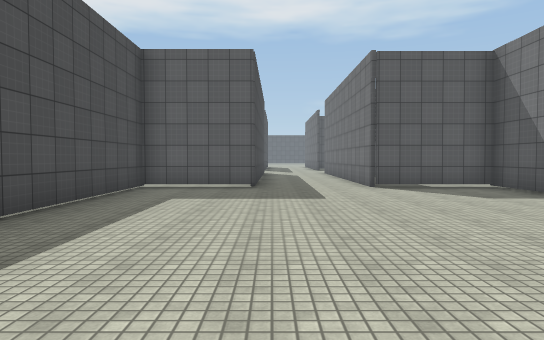
view 1 (above)

13 first-person views from a walk through a scene from a Unity 3-D project. The camera is 1.4 m above the floor, tilts 2° down and sees 75° across. The floor is counted in squares, 2 m on a side. Each view is taken from the middle of a square. On the plan, view 1 faces up. The plan holds only what a view shows up to about 11 squares ahead; the rest is blank. The place goes on beyond the plan. Surface patterns are stand-ins for the level's own textures.

view 2
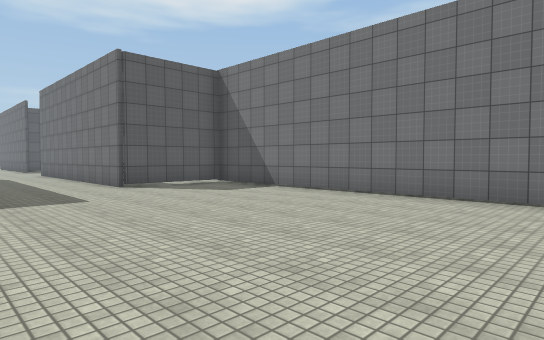

view 3
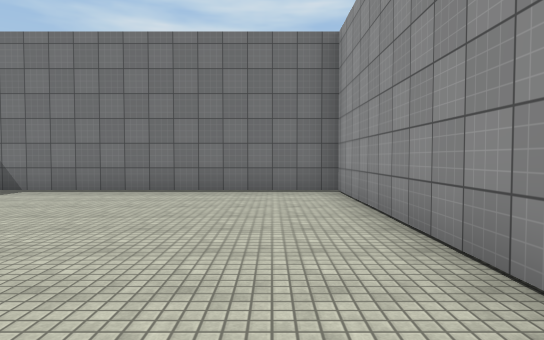

view 4
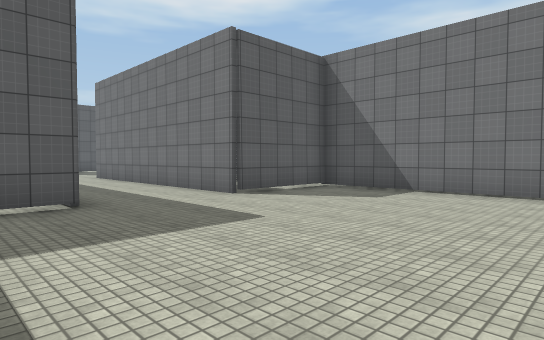

view 5
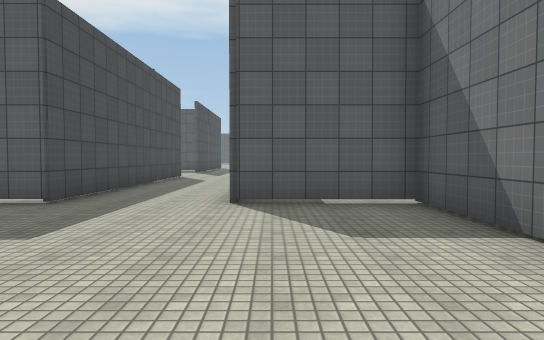

view 6
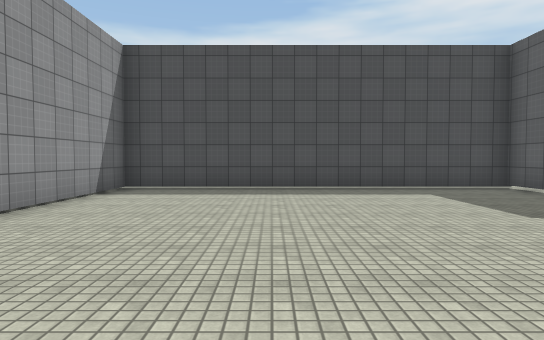

view 7
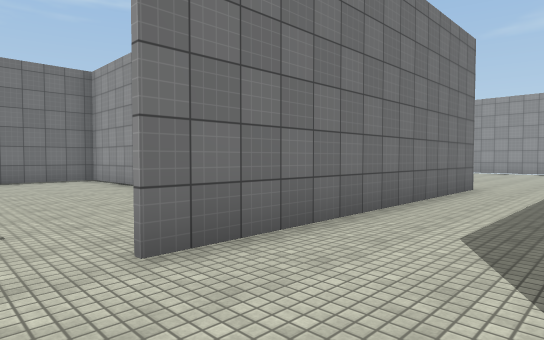

view 8
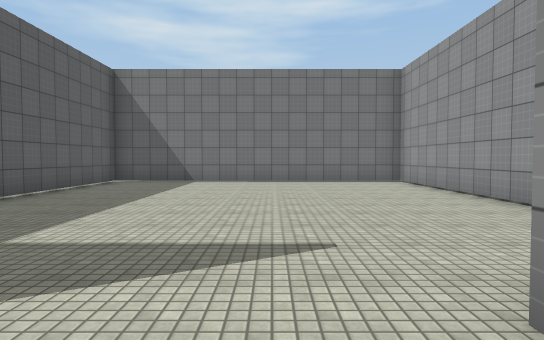

view 9
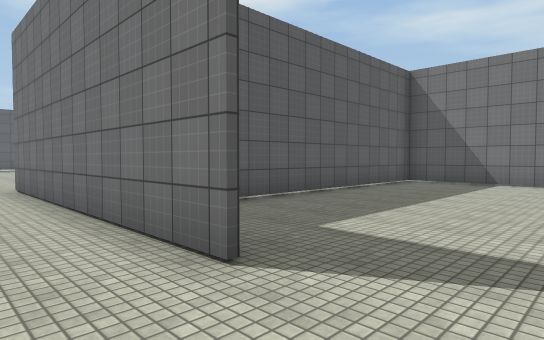

view 10
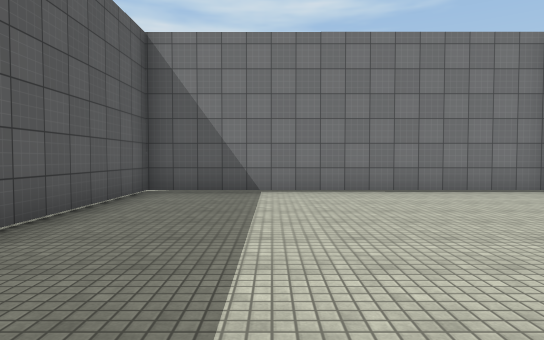

view 11
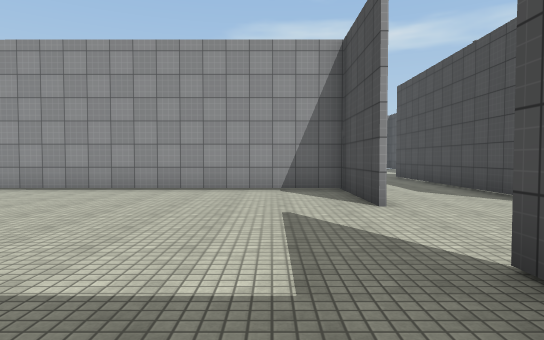

view 12
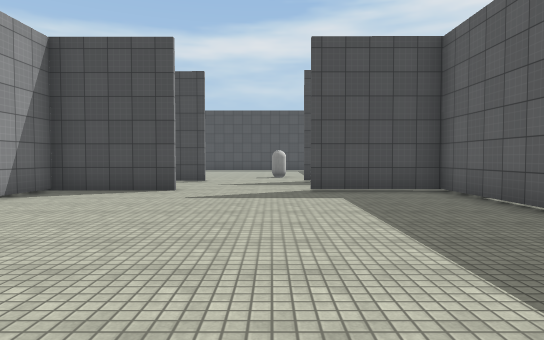

view 13
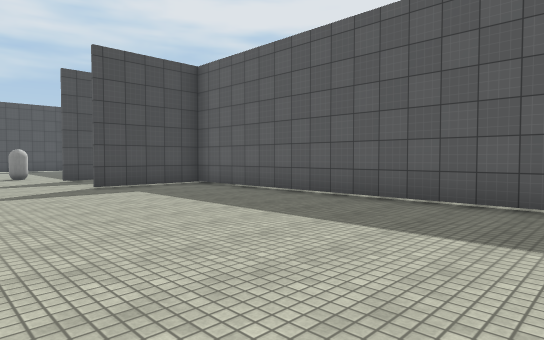

### Floor plan
Points are (right, up) in squares from view 1. A wall is a line through its corners. A room is listed if a view was taken in it or the views show most of it. See-through windows are left out.
Room 1 (views 1, 2, 3, 4, 5, 6)
walls: (-0.3, 16.1) (-0.4, 8.3) (-3.1, 8.3) (-3.1, -0.4) (5.2, -0.4) (5.2, 8.3) (2.3, 8.3) (2.4, 16)
ways out: opening at (1, 15) to room 2
Room 2 (views 7, 8, 9, 10, 11, 12, 13)
walls: (2.4, 18.8) (2.4, 23.5); (2.5, 16) (2.5, 13.3) (11.2, 13.3) (11.2, 21.6) (2.5, 21.6) (2.5, 18.8); (-0.3, 19.9) (-0.3, 18.9)
ways out: opening at (1, 15) to room 1; opening at (0, 17.5)

Where each view was taken, in squares from view 1:
view 1: 0 up, 0 right, facing up
view 2: 0 up, 1 left, facing up-right
view 3: 1 up, 2 left, facing right
view 4: 3 up, 2 left, facing up-right
view 5: 3 up, 3 right, facing up
view 6: 3 up, 5 right, facing left
view 7: 17 up, 0 right, facing down-right
view 8: 17 up, 1 right, facing right
view 9: 17 up, 1 right, facing up-right
view 10: 19 up, 4 right, facing right
view 11: 21 up, 4 right, facing down
view 12: 18 up, 10 right, facing left
view 13: 16 up, 11 right, facing up-left
